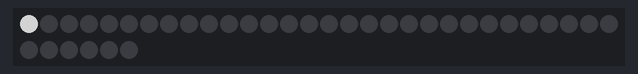
Simulated run of this sketch. Board: Arduino Uno, built with avr-gcc and run on an emulated ATmega328P. Parts: 36 RGB LEDs in strip order, left to right, continuing on the next row. Dim RGB values are drawn brighter than linear.

Above: at 0.16 s.
At 5.09 s:
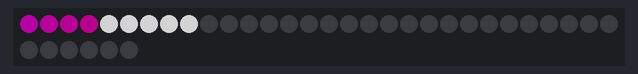
At 10.05 s:
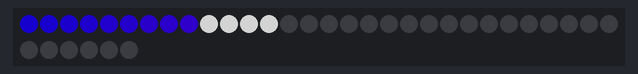
At 20.01 s:
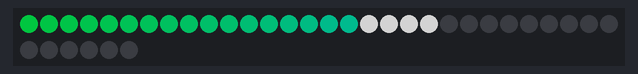
At 30.04 s:
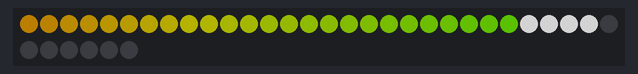
At 39.83 s:
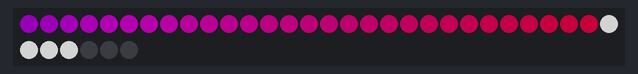

The sketch:

lilli_anna_REAL.ino
```cpp
////////////////////////////////////////////////////////
//                 FRACTION BRACELET                  \\
//                                                    \\
//                  Brilliant Labs &                  \\
//             George Street Middle School            \\
//          Sketch compiled by Lilli & Anna           \\
//                                                    \\
//                                                    \\
//         Code adapted from Adafruit Industries      \\
////////////////////////////////////////////////////////


// This 'library' retrieves commands specifically for neopixels.

#include <Adafruit_NeoPixel.h>

#define PIN 9 // Where DATA exits the board
#define NUM 36   // Total Number of NeoPixels

// The 'int' commands below define values that you would
// like to use later.

int ONENINTH = 4;
int TWONINTH = 8;
int THREENINTH = 12;
int FOURNINTHS = 16;
int FIVENINTHS = 20;
int SIXNINTHS = 24;
int SEVENNINTHS = 28;
int EIGHTNINTHS = 32;
int FULL = 36;

// There are two different types of neopixels, this line
// defines the RGBW strip that has 4 different pixels,
// one for each of the colours: red, green, blue and white.

Adafruit_NeoPixel strip = Adafruit_NeoPixel(NUM, PIN, NEO_GRBW + NEO_KHZ800);

// Arduino codes require two central functions 'setup' and 'loop'
// the 'setup' command tells the trinket how to prepare the neopixels.

void setup() {

  strip.begin(); // This tells the strip to get ready for code.
  strip.show(); // Turns all pixels off.
  strip.setBrightness(127); // Those pixels can get awfully bright values 0-255.

}

// Here comes the 'loop' function. This code repeats in a 'loop'.

void loop() {

  strip.show(); // The GO command.

// HERE COMES YOUR CODE.
//
// Here is a picture of your neopixel strip [ ] [ ] [ ] [ ] [ ] [ ] [ ] [ ] [ ]
// while there are 9, they are not numbered  0   1   2   3   4   5   6   7   8
// as you would expect, the first neopixel
// actually occupies the 'zero' position.
// if you want the first through fourth
// neopoixels to light up then you will
// tell neopixels (0-3) to illuminate.
//
// HERE WE GO...

// FIRST FRACTION OF ONE NINTH

  white(0, 3, 20);

// SECOND FRACTION OF ONE NINTH

  white(4, 8, 20); // Three numbers = Start Pixel, End Pixel, Wait
  rainbow(0, 3, 20); // Three numbers = Start Pixel, End Pixel, Wait
  off(0, 0, 20); // Off

// Now it's up to you to fill in the values of the variables below.
// It is a good idea to verify and upload your code each time you
// change a value.

// THIRD FRACTION OF ONE NINTH

  white(9, 12, 20); // Three numbers = Start Pixel, End Pixel, Wait
  rainbow(0, 8, 20); // Three numbers = Start Pixel, End Pixel, Wait

// FOURTH FRACTION OF ONE NINTH

  white(13, 16, 20); // Three numbers = Start Pixel, End Pixel, Wait
  rainbow(0, 12, 20); // Three numbers = Start Pixel, End Pixel, Wait

// FIFTH FRACTION OF ONE NINTH

  white(17, 20 , 20); // Three numbers = Start Pixel, End Pixel, Wait
  rainbow(0, 16, 20); // Three numbers = Start Pixel, End Pixel, Wait

// SIXTH FRACTION OF ONE NINTH

  white(21, 24, 20); // Three numbers = Start Pixel, End Pixel, Wait
  rainbow(0, 20, 20); // Three numbers = Start Pixel, End Pixel, Wait

// SEVENTH FRACTION OF ONE NINTH

  white(25, 28, 20); // Three numbers = Start Pixel, End Pixel, Wait
  rainbow(0, 24, 20); // Three numbers = Start Pixel, End Pixel, Wait

// EIGHTH FRACTION OF ONE NINTH

  white(29, 32, 20); // Three numbers = Start Pixel, End Pixel, Wait
  rainbow(0, 28, 20); // Three numbers = Start Pixel, End Pixel, Wait

// NINTH FRACTION OF ONE NINTH

  white(33, 36, 20); // Three numbers = Start Pixel, End Pixel, Wait
  rainbow(0, 32, 20); // Three numbers = Start Pixel, End Pixel, Wait

}

//DON'T CHANGE ANYTHING BELOW HERE.

void rainbow(uint8_t StartPixel,uint8_t EndPixel,uint8_t wait) {
  uint16_t i, j;

  for(j=0; j<256; j++) { // This defines Colour DON'T CHANGE
    for(i=StartPixel; i<(EndPixel+1); i++) {
      strip.setPixelColor(i, Wheel((i+j) & 255));
    }
    strip.show();
    delay(wait);
  }
}

void white(uint8_t StartPixel,uint8_t EndPixel,uint8_t wait) {
  for(uint16_t i=StartPixel; i<(EndPixel+1); i++) {
    strip.setPixelColor(i, 0, 0, 0, 255);
    strip.show();
    delay(wait);
  }
 }

 void off(uint8_t StartPixel,uint8_t EndPixel,uint8_t wait) {
  for(uint16_t i=StartPixel; i<(EndPixel+1); i++) {
    strip.setPixelColor(i, 0, 0, 0, 0);
    strip.show();
    delay(wait);
  }
 }

uint32_t Wheel(byte WheelPos) {
  WheelPos = 255 - WheelPos;
  if(WheelPos < 85) {
    return strip.Color(255 - WheelPos * 3, 0, WheelPos * 3);
  }
  if(WheelPos < 170) {
    WheelPos -= 85;
    return strip.Color(0, WheelPos * 3, 255 - WheelPos * 3);
  }
  WheelPos -= 170;
  return strip.Color(WheelPos * 3, 255 - WheelPos * 3, 0);
}
```
